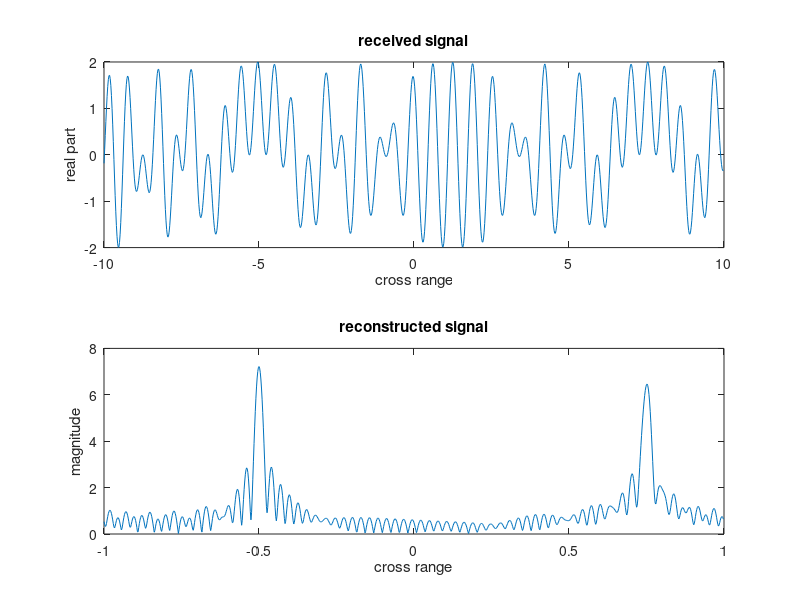

Recreate this plot in MATLAB.

%%% 1D imaging analytical example using point sources as targets based on
%%% Sheen's 3D imaging paper and Soumkeh theroy 
%%% written by Mohammed Aladsani 2018 email : maladsan@asu.edu 



clc;
clear all;


%%%%%%%%%%%%%%%%%%%%% set up %%%%%%%%%%%%%%%%%%%%%%%%%%%%%%%%%%%%
f=3*10^9 ; % frequency
Lamb=(3*10^8)/f; %wavelength
k=(2*pi)/Lamb; %wavenumber 

dX=Lamb/50; %sampling distance

Lt=20*Lamb; %length of tagret space or cross range or scaning arputre 
z=5*Lamb; %range or distance from target
N=ceil(Lt/dX); %get total number of smaples = length/sampling distance
dKx=(2*pi)/(N*dX); %spatial wavenumber in x per unit

Scale=(-N/2:(N/2)-1); %just a scale for later

X=dX*Scale;% total lenght in x
Kx=dKx*Scale;% total spatial wavenumber in x

Kz=sqrt(((2*k)^2)-((Kx).^2)); %% total spatial wavenumber in z or range

%%%%%%%%%%%%%%%%%%%%%%%%%%%%%%%%%%%%%%%%%%%%%%%%%%%%%%%%%%%%%%%%%%%%%%%

%%%%%%%%%%%%%%%%%%%%%%%%%%% system responce or target creation%%%%%%%%%%%%%%%%%%%%%%%%%%%%%%%%%%%%%%

Xn=[0.75;-0.5]; % traget location in cross range 
fn=[1;1]; % traget reflectivty function 

[m,n]=size(Xn); % m is rows and n is colums

for p=1:N %each ant pos.
    for q=1:m %each traget 
        wave(q)=fn(q)*exp(-1i*2*k*sqrt(z^2+(X(p)-Xn(q))^2));
        
 %       w=fn(q)*exp(-1i*2*k*sqrt(z^2+(X(p)-Xn(q))^2));
%sys(p)=w+sys(p);
        
        
    end
    sys(p)=sum(sum(wave)); % the system response at each sampling distance 
end

subplot(2,1,1);
plot(X./Lamb,real(sys)); %just a plot of the real part of the signal
xlabel('cross range');
ylabel('real part');
title('received signal');

%%%%%%%%%%%%%%%%%%%%%%%%%%%%%%%%%%%%%%%%%%%%%%%%%%%%%%%%%%%%%%%%%%%%%%%%%%%%%%

%%%%%%%%%%%%%%%%%%%%%%%%% reconstruction %%%%%%%%%%%%%%%%%%%%%%%%%%%%%%%%%%


sysku=fftshift(fft((sys))); % FFT of the system Responce

expos=exp(i*Kz*z); % the "foucsing function "

Fn=sysku.*expos; 

F=ifft(Fn); % IFFT to get the target function 

%RF=real(F);
AF=abs(F); % get the magnitude of the target function 

subplot(2,1,2);
plot(X,AF);
xlabel('cross range');
ylabel('magnitude');
title('reconstructed signal');

